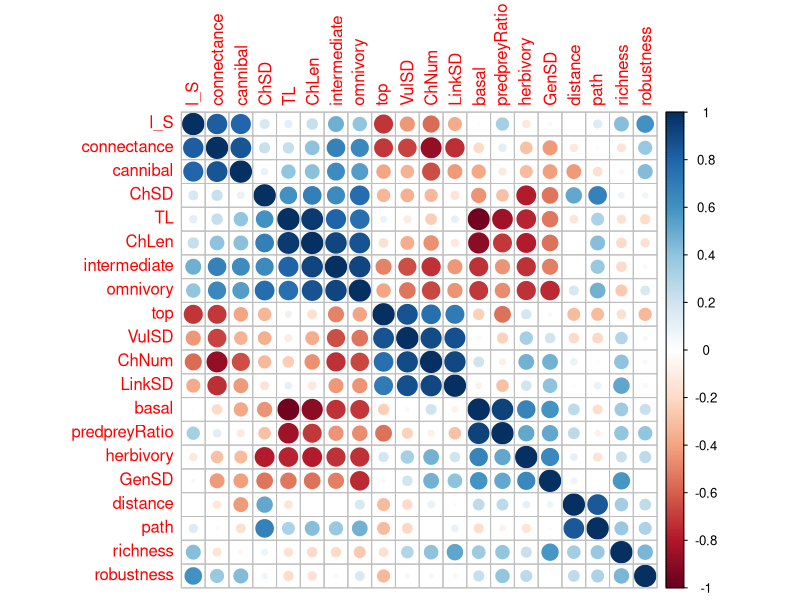
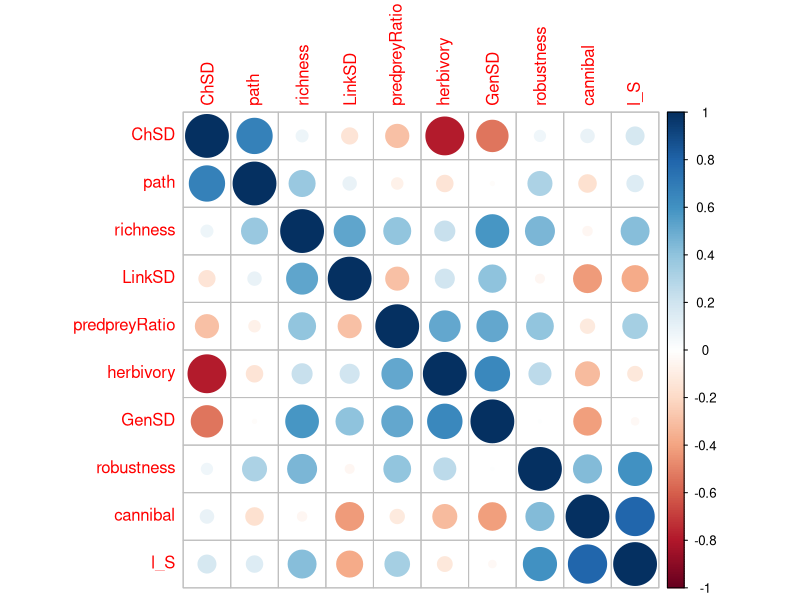
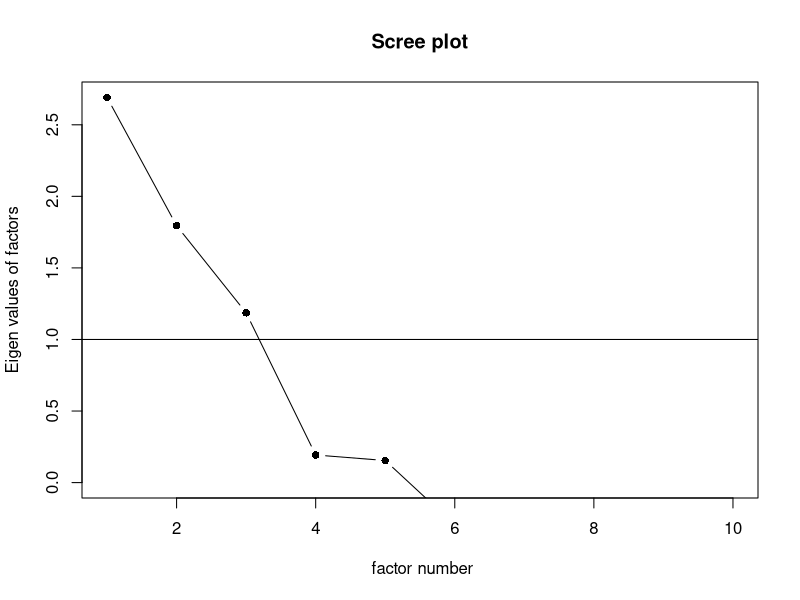
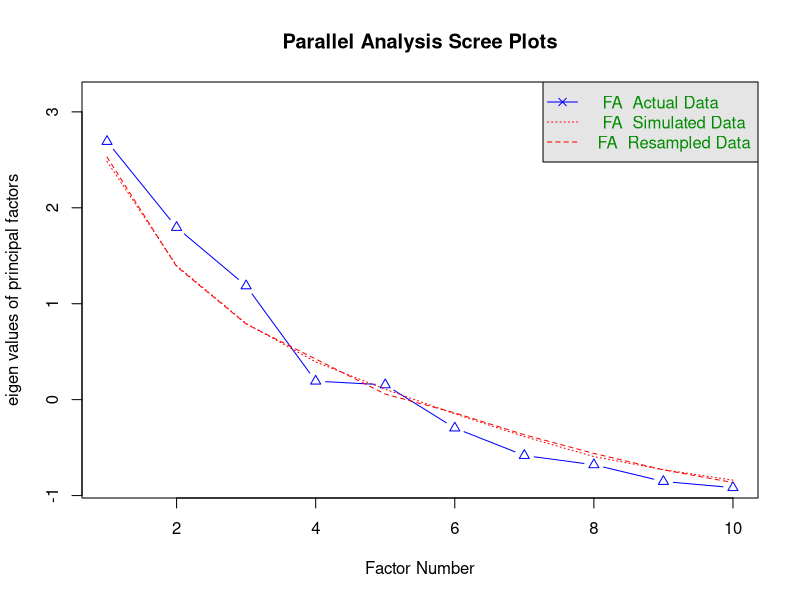

The R source for these figures, in order: (Note: this script raises an error after producing the figures.)
##Load packages
library(caret)
library(corrplot)
library(FactoMineR)
library(here)
library(psych)
library(ggrepel)
library(tidyverse)

setwd(here::here())

# import network summary data
topology_vermaat <- read.csv("data/vermaat_2009/vermaat_summary.csv") %>%
  select(-id) %>%
  select(-c(links, S1, S2, S4, S5, diameter, ρ, centrality, complexity))

# get an idea of the number of NA vals
sapply(topology_vermaat, function(x) sum(is.na(x))) / nrow(topology_vermaat) * 100

# same for prop of zeros
colSums(topology_vermaat==0, na.rm = TRUE)/nrow(topology_vermaat)*100

topology_vermaat_subset <-
  topology_vermaat %>%
  select(-c(loops)) %>%
  na.omit()

# 1: look at correlation first

#scale all features
topology_scaled <- scale(topology_vermaat_subset,
                         center = TRUE, scale = TRUE)

# correlation matrix
cor_matrix <- cor(topology_scaled)

corrplot(cor_matrix, order = "hclust")

# remove highly correlated vars
# select the cutoff 
corr_cutoff <- 0.8
# subset by cutoff
hc = findCorrelation(cor_matrix, cutoff = corr_cutoff, names = TRUE)

# subset 
topology_subset <- select(topology_vermaat_subset,-all_of(hc))
topology_scaled_subset <- scale(topology_subset,
                                center = TRUE, scale = TRUE)

cor_mat_subset <- cor(topology_scaled_subset)

corrplot(cor_mat_subset, order = "hclust")

#KMO Test

KMO(topology_subset)
cortest.bartlett(topology_vermaat_subset)


# Determine number of factors to extract
ev <- eigen(cor(topology_scaled_subset)) # get eigenvalues
ev$values

scree(topology_scaled_subset, pc=FALSE)

fa.parallel(topology_scaled_subset, fa="fa")

Nfacs <- 3  # This is for four factors. You can change this as needed.

fit <- factanal(topology_scaled_subset, Nfacs, rotation = "promax")

ggplot() +
  geom_point(aes(x = fit$loadings[, 1],
                 y = fit$loadings[, 2])) +
  geom_vline(xintercept = 0) +
  geom_hline(yintercept = 0) +
  geom_text(aes(x = fit$loadings[, 1],
                y = fit$loadings[, 2],
                label = names(fit$loadings[, 1])),
            nudge_y = 0.1) +
  theme_classic() +
  labs(x = "Factor 1",
       y = "Factor 2") +
  lims(x= c(-1.2, 1.2), 
       y = c(-1.2, 1.2))

# 2: look at correlation first

pca <- PCA(topology_vermaat, scale.unit = TRUE)

# get variance explained for labels
variance = pca$eig %>%
  as.data.frame() %>%
  pull(`percentage of variance`)


# pull all vars signif correlated with first three dims
dim_descrip <- dimdesc(pca, axes = 1:3)

signif_corrs <- 
  dim_descrip[["Dim.1"]] %>%
  as.data.frame() %>%
  rownames_to_column(., var = "var") %>%
  mutate(dimension = "Dim.1") %>%
  rbind(dim_descrip[["Dim.2"]] %>%
          as.data.frame() %>%
          rownames_to_column(., var = "var") %>%
          mutate(dimension = "Dim.2")) %>%
  rbind(dim_descrip[["Dim.3"]] %>%
          as.data.frame() %>%
          rownames_to_column(., var = "var") %>%
          mutate(dimension = "Dim.3")) %>%
  mutate(quanti.correlation = round(quanti.correlation, digits = 2))

pca$var$cor %>%
  as.data.frame() %>%
  rownames_to_column(., var = "var") %>%
  select(var, Dim.1, Dim.2, Dim.3) %>%
  pivot_longer(!var,
               names_to = "dimension",
               values_to = "quanti.correlation") %>%
  mutate(quanti.correlation = round(quanti.correlation, digits = 2)) %>%
  full_join(signif_corrs) %>%
  mutate(dimension = case_when(dimension == "Dim.1" ~ paste("PCA 1 (", round(variance[1]), "%)", sep = ""),
                               dimension == "Dim.2" ~ paste("PCA 2 (", round(variance[2]), "%)", sep = ""),
                               dimension == "Dim.3" ~ paste("PCA 3 (", round(variance[3]), "%)", sep = "")),
         quanti.correlation = case_when(quanti.correlation > 0.53 & quanti.correlation <= 0.53 & quanti.p.value <= 0.05 ~ paste("**", quanti.correlation, "**", sep = ""),
                                        quanti.correlation > 0.66 & quanti.p.value <= 0.01 ~ paste("**", quanti.correlation, "**", sep = ""),
                                        .default = as.character(quanti.correlation))) %>%
  select(!quanti.p.value) %>%
  pivot_wider(names_from = dimension,
              values_from = quanti.correlation) %>%
  write.csv(.,
            "../tables/vermaat_corr.csv",
            row.names = FALSE)

# plot pca
ggplot(data = pca[["var"]][["coord"]]) +
  geom_hline(yintercept = 0,
             colour = "grey60",
             linetype = 2) +
  geom_vline(xintercept = 0,
             colour = "grey60",
             linetype = 2) +
  geom_point(aes(x = Dim.1,
                 y = Dim.2)) +
  geom_text_repel(aes(x = Dim.1,
                      y = Dim.2,
                      label = row.names(pca[["var"]][["coord"]]))) +
  theme_classic() +
  lims(x= c(-1, 1), y = c(-1, 1)) +
  labs(x = paste("PCA 1 (", round(variance[1]), "%)",sep = ""),
       y = paste("PCA 2 (", round(variance[2]), "%)",sep = ""))

ggsave("../figures/pca_vermaat.png")
